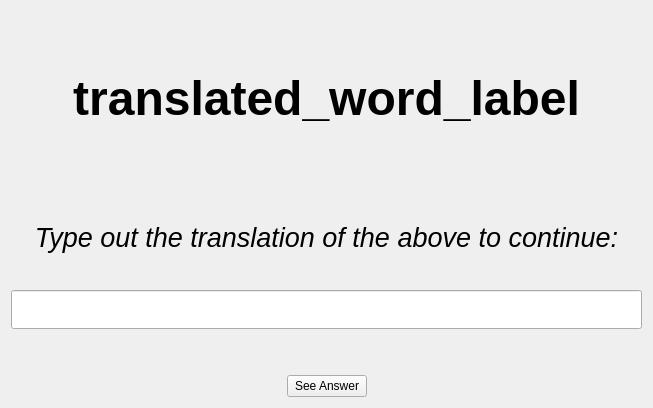
<?xml version="1.0" encoding="UTF-8"?>
<ui version="4.0">
 <class>Form</class>
 <widget class="QWidget" name="Form">
  <property name="geometry">
   <rect>
    <x>0</x>
    <y>0</y>
    <width>653</width>
    <height>408</height>
   </rect>
  </property>
  <property name="windowTitle">
   <string>Form</string>
  </property>
  <layout class="QVBoxLayout" name="verticalLayout">
   <item>
    <spacer name="verticalSpacer_3">
     <property name="orientation">
      <enum>Qt::Vertical</enum>
     </property>
     <property name="sizeType">
      <enum>QSizePolicy::Minimum</enum>
     </property>
     <property name="sizeHint" stdset="0">
      <size>
       <width>20</width>
       <height>40</height>
      </size>
     </property>
    </spacer>
   </item>
   <item>
    <widget class="QLabel" name="translated_word_label">
     <property name="styleSheet">
      <string notr="true">font: FreeSans;
font-weight: bold;
font-size: 48px
</string>
     </property>
     <property name="text">
      <string>translated_word_label</string>
     </property>
     <property name="alignment">
      <set>Qt::AlignCenter</set>
     </property>
    </widget>
   </item>
   <item>
    <spacer name="verticalSpacer">
     <property name="orientation">
      <enum>Qt::Vertical</enum>
     </property>
     <property name="sizeType">
      <enum>QSizePolicy::Minimum</enum>
     </property>
     <property name="sizeHint" stdset="0">
      <size>
       <width>20</width>
       <height>40</height>
      </size>
     </property>
    </spacer>
   </item>
   <item>
    <widget class="QLabel" name="instructions_label">
     <property name="font">
      <font>
       <pointsize>20</pointsize>
       <italic>true</italic>
      </font>
     </property>
     <property name="styleSheet">
      <string notr="true"/>
     </property>
     <property name="text">
      <string>Type out the translation of the above to continue:</string>
     </property>
     <property name="alignment">
      <set>Qt::AlignCenter</set>
     </property>
    </widget>
   </item>
   <item>
    <widget class="QLineEdit" name="definition_entry">
     <property name="font">
      <font>
       <pointsize>20</pointsize>
      </font>
     </property>
     <property name="alignment">
      <set>Qt::AlignCenter</set>
     </property>
    </widget>
   </item>
   <item>
    <spacer name="verticalSpacer_2">
     <property name="orientation">
      <enum>Qt::Vertical</enum>
     </property>
     <property name="sizeType">
      <enum>QSizePolicy::Minimum</enum>
     </property>
     <property name="sizeHint" stdset="0">
      <size>
       <width>20</width>
       <height>40</height>
      </size>
     </property>
    </spacer>
   </item>
   <item>
    <layout class="QHBoxLayout" name="horizontalLayout">
     <item>
      <spacer name="horizontalSpacer">
       <property name="orientation">
        <enum>Qt::Horizontal</enum>
       </property>
       <property name="sizeHint" stdset="0">
        <size>
         <width>40</width>
         <height>20</height>
        </size>
       </property>
      </spacer>
     </item>
     <item>
      <widget class="QPushButton" name="see_answer_button">
       <property name="text">
        <string>See Answer</string>
       </property>
      </widget>
     </item>
     <item>
      <spacer name="horizontalSpacer_2">
       <property name="orientation">
        <enum>Qt::Horizontal</enum>
       </property>
       <property name="sizeHint" stdset="0">
        <size>
         <width>40</width>
         <height>20</height>
        </size>
       </property>
      </spacer>
     </item>
    </layout>
   </item>
  </layout>
 </widget>
 <resources/>
 <connections/>
</ui>
